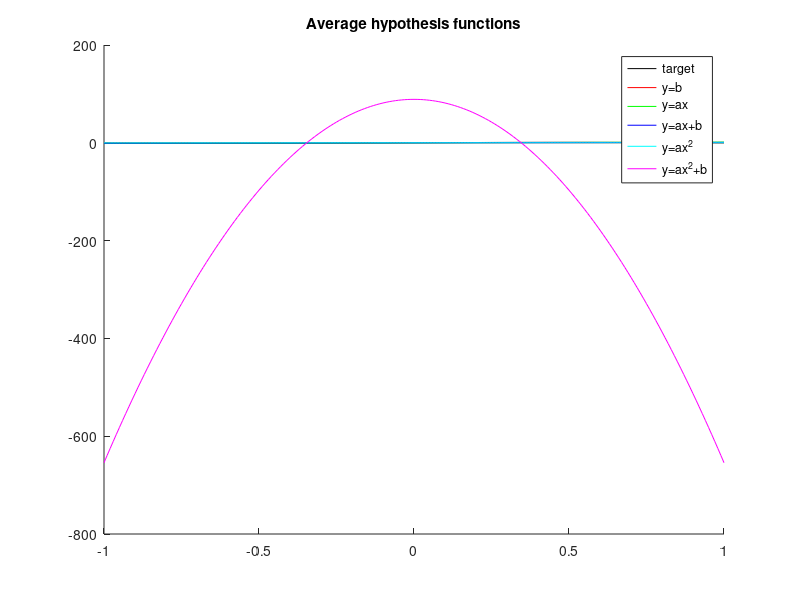

This figure's MATLAB source:
K = 500;
X = 2*rand(2,K) - 1;
Y = sin(pi*X);
Ha = @(x,xdata) x(1)*ones(size(xdata));
Hb = @(x,xdata) x(1)*xdata;
Hc = @(x,xdata) x(1)*xdata + x(2);
Hd = @(x,xdata) x(1)*xdata.^2;
He = @(x,xdata) x(1)*xdata.^2 +x(2);
paramA = zeros(1,K);
paramB = zeros(1,K);
paramC = zeros(2,K);
paramD = zeros(1,K);
paramE = zeros(2,K);
options = optimset('Display','off');
for (i=1:K)
    paramA(:,i) = lsqcurvefit(Ha,0,X(:,i),Y(:,i),-Inf,Inf,options);
    paramB(:,i) = lsqcurvefit(Hb,0,X(:,i),Y(:,i),-Inf,Inf,options);
    paramC(:,i) = lsqcurvefit(Hc,[0 0],X(:,i),Y(:,i),[-Inf; -Inf],[Inf; Inf],options);
    paramD(:,i) = lsqcurvefit(Hd,0,X(:,i),Y(:,i),-Inf,Inf,options);
    paramE(:,i) = lsqcurvefit(He,[0 0],X(:,i),Y(:,i),[-Inf; -Inf],[Inf; Inf],options);
end

paramAbar = mean(paramA)
paramBbar = mean(paramB)
paramCbar = mean(paramC,2)
paramDbar = mean(paramD)
paramEbar = mean(paramE,2)

x = [-1:.01:1];
gAbar = Ha(paramAbar,x);
gBbar = Hb(paramBbar,x);
gCbar = Hc(paramCbar,x);
gDbar = Hd(paramDbar,x);
gEbar = He(paramEbar,x);
f = sin(pi*x);

biasA = trapz((gAbar-f).^2/length(x))
biasB = trapz((gBbar-f).^2/length(x))
biasC = trapz((gCbar-f).^2/length(x))
biasD = trapz((gDbar-f).^2/length(x))
biasE = trapz((gEbar-f).^2/length(x))

gA = zeros(length(x),K);
gB = zeros(length(x),K);
gC = zeros(length(x),K);
gD = zeros(length(x),K);
gE = zeros(length(x),K);
for (i = 1:K)
    gA(:,i) = Ha(paramA(:,i),x);
    gB(:,i) = Hb(paramB(:,i),x);
    gC(:,i) = Hc(paramC(:,i),x);
    gD(:,i) = Hd(paramD(:,i),x);
    gE(:,i) = He(paramE(:,i),x);
end

varA = mean(trapz((gA-repmat(gAbar',1,K)).^2/length(x)))
varB = mean(trapz((gB-repmat(gBbar',1,K)).^2/length(x)))
varC = mean(trapz((gC-repmat(gCbar',1,K)).^2/length(x)))
varD = mean(trapz((gD-repmat(gDbar',1,K)).^2/length(x)))
varE = mean(trapz((gE-repmat(gEbar',1,K)).^2/length(x)))

genErrorA = biasA + varA
genErrorB = biasB + varB
genErrorC = biasC + varC
genErrorD = biasD + varD
genErrorE = biasE + varE

figure; hold on;
plot(x,sin(pi*x),'k');
plot(x,gAbar,'r');
plot(x,gBbar,'g');
plot(x,gCbar,'b');
plot(x,gDbar,'c');
plot(x,gEbar,'m');
legend('target','y=b','y=ax','y=ax+b','y=ax^2','y=ax^2+b');
title('Average hypothesis functions');
